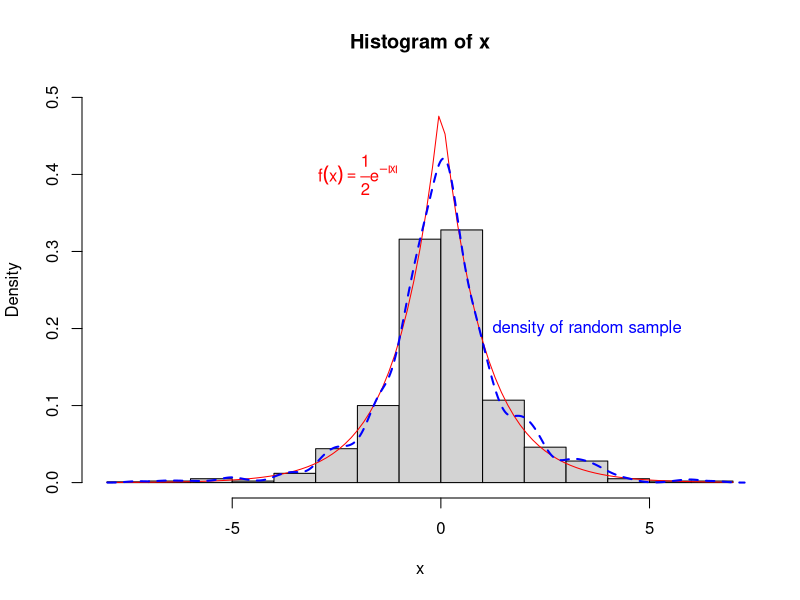
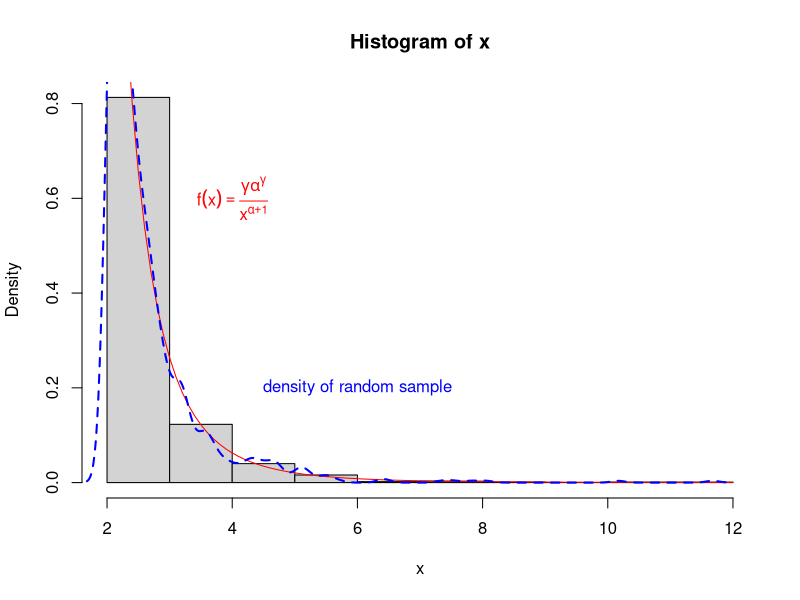
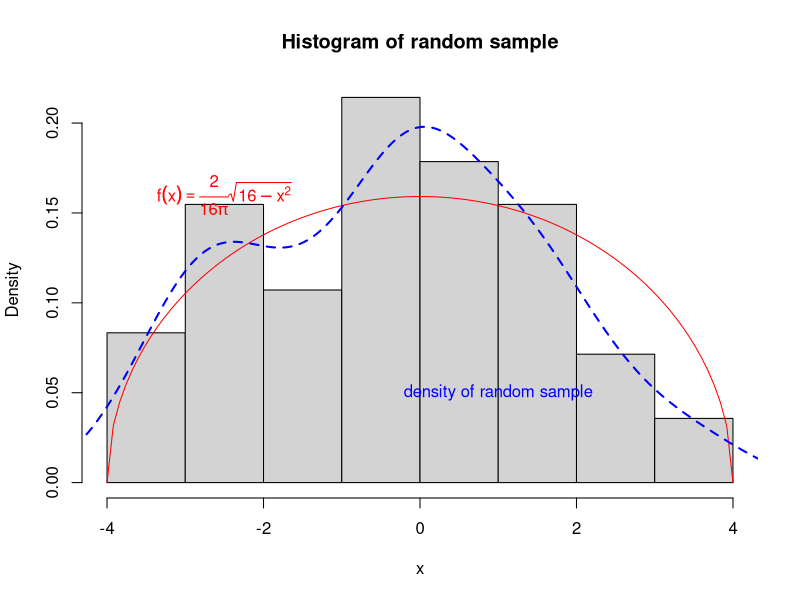
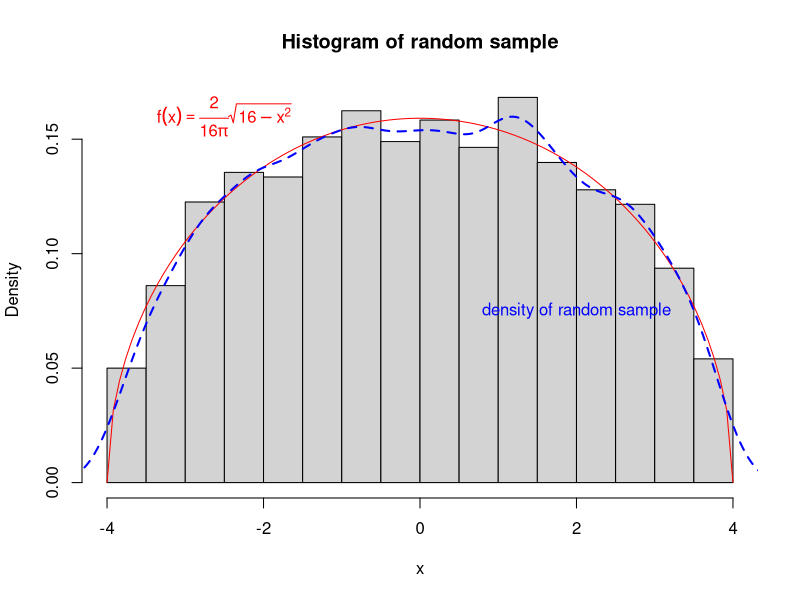

Write the R code that produced these figures, in order.
## ---- chunk 1
knitr::opts_chunk$set(echo = TRUE)
## ---- chunk 2
set.seed(1234)
# U = runif(1000)
# X = (U < 0.5)* log(2*U) + (U >= 0.5)*-log(2-2*U)

x_lap = vector()

laplace = function(n){
  u = runif(n)
  for (i in 1:length(u)) {
    if (u[i] < 0.5) {
      x_lap[i] = log(2*u[i])
  } 
    else {
          x_lap[i] = -log(2 - 2*u[i])}}
  return(x_lap)
}

result_lap = laplace(n = 1000)

hist(result_lap, main = "Histogram of x",xlab = "x",freq = F, ylim = c(0,0.5))

curve(.5*exp(-abs(x)), col = "red", add = T)
text(-2,0.4,expression(f(x) == frac(1,2)*e^{-abs(x)}),col = "red") 

lines(density(result_lap), lty = 2, lwd = 2, col = "blue")
text(3.5,0.2,"density of random sample",col = "blue")
## ---- chunk 3
set.seed(2813)
x_pareo = vector()

pareo = function(n,a,b){
  u = runif(n)
  for (i in 1:length(u)){
  x_pareo[i] = a/((1 - u[i])^(1/b))
  }
  return(x_pareo)
}

# Let alpha = 2 and gamma = 4
result_pareo = pareo(1000,2,4)

hist(result_pareo, main = "Histogram of x",xlab = "x",freq = F)

curve((64/x^5), col = "red", add = T)
text(4,0.6,expression(f(x) == frac(gamma*alpha^{gamma},x^{alpha+1})),col = "red") 

lines(density(result_pareo), lty = 2, lwd = 2, col = "blue")
text(6,0.2,"density of random sample",col = "blue")
## ---- chunk 4
# fdens is a pre-defined target density function
# gdens is a pre-defined convenient density function
# M is the scaling factor
# x is the vector of random variables generated from gdens

# accept reject function 
accrej = function(fdens, gdens, M, x){
  U = runif(length(x))
  selected = x[U <= (fdens(x) / (M * gdens(x)))]
  return(selected)
  }

unif4dens = function(x)
  return(1/8 * (x >= -4 & x <= 4))
targetdens = function(x)
  return((2/(16*pi))*sqrt(16 - x^2)*(x >= -4 & x <= 4))

set.seed(2813)

# M = sup(fx/gx) = sup((2/(16*pi))*sqrt(16 - x^2)/(1/8)) = 4/pi

x_p3 = runif(100,-4,4)
result_p3 = accrej(targetdens,unif4dens,4/pi,x_p3)

hist(result_p3, xlab = "x", main = "Histogram of random sample",freq = F)

curve((2/(16*pi))*sqrt(16 - x^2), col = "red", add = T)

text(-2.5,0.16,expression(f(x) == frac(2,16*pi)*sqrt(16 - x^2)),col = "red") 

lines(density(result_p3), lty = 2, lwd = 2, col = "blue")
text(1,0.05,"density of random sample",col = "blue")

## ---- chunk 5
x_p3_l = runif(10000,-4,4)
result_p3_l = accrej(targetdens,unif4dens,4/pi,x_p3_l)

hist(result_p3_l, xlab = "x", main = "Histogram of random sample",freq = F)

curve((2/(16*pi))*sqrt(16 - x^2), col = "red", add = T)

text(-2.5,0.16,expression(f(x) == frac(2,16*pi)*sqrt(16 - x^2)),col = "red") 

lines(density(result_p3_l), lty = 2, lwd = 2, col = "blue")
text(2,0.075,"density of random sample",col = "blue")
